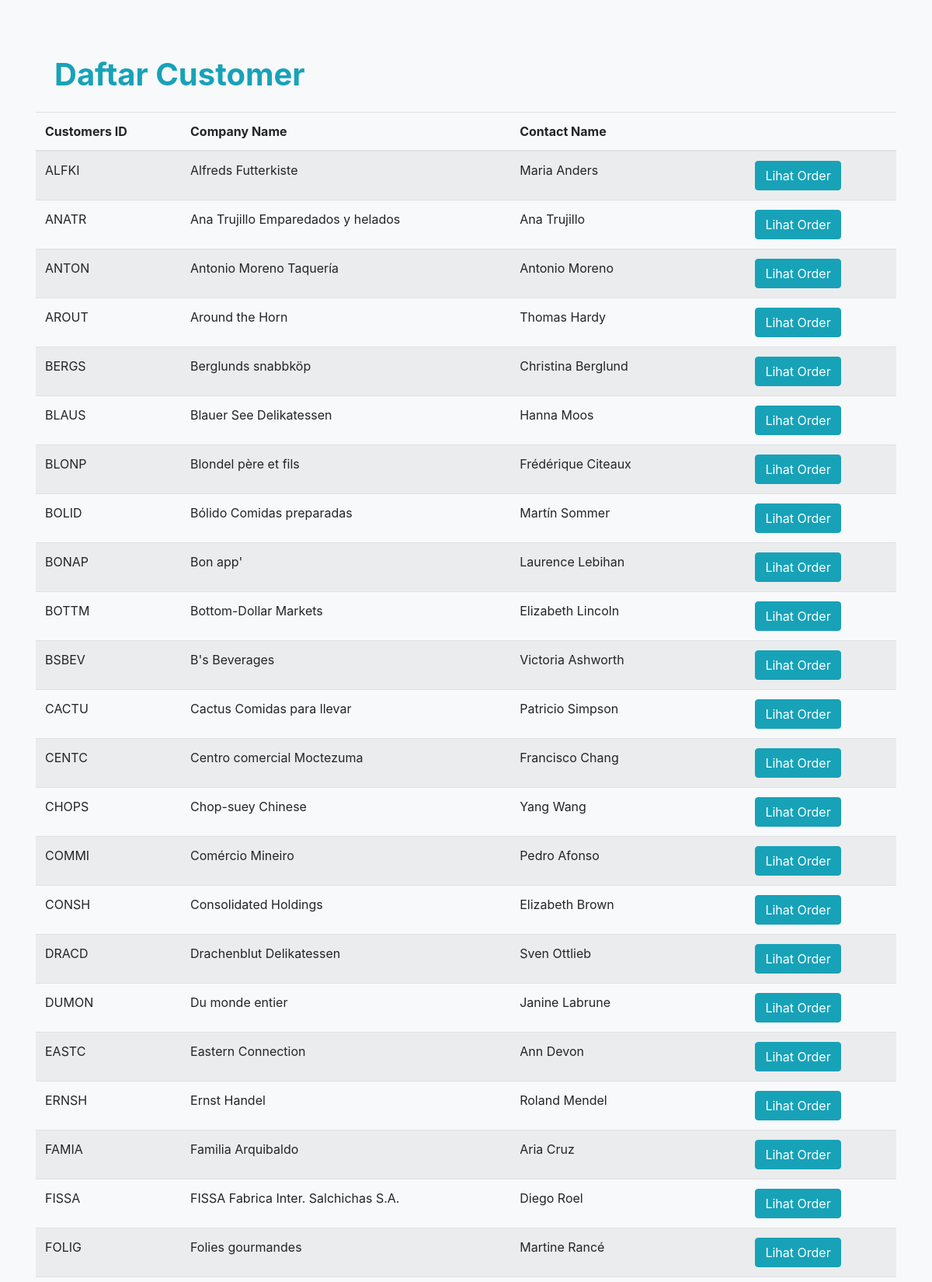
The page /customers.php (upper part) on the database its author committed.
### tables this page shows
CREATE TABLE `customers` (
  `CustomerID` varchar(5) NOT NULL default '',
  `CompanyName` varchar(40) default NULL,
  `ContactName` varchar(30) default NULL,
  `ContactTitle` varchar(30) default NULL,
  `Address` varchar(60) default NULL,
  `City` varchar(15) default NULL,
  `Region` varchar(15) default NULL,
  `PostalCode` varchar(10) default NULL,
  `Country` varchar(15) default NULL,
  `Phone` varchar(24) default NULL,
  `Fax` varchar(24) default NULL,
  PRIMARY KEY  (`CustomerID`)
);

### customers.php (the view, shortened to what this page needs)
<!DOCTYPE html>
<html lang="en">
<head>
  <link rel="stylesheet" href="css/bootstrap.min.css">
</head>
<body class="bg-light">
  <?php
  $link = mysqli_connect("localhost", "root", "", "nwind");
  $data = mysqli_query($link, "SELECT * FROM customers");
  ?>
  <div class="container bg-light p-3 my-5 rounded">
    <h1 class="text-info mt-2 ml-4 mb-auto"><b>Daftar Customer</b></h1><br>
    <table class="table table-striped">
      <thead>
        <tr>
          <th scope="col">Customers ID</th>
          <th scope="col">Company Name</th>
          <th scope="col">Contact Name</th>
          <th scope="col"></th>
        </tr>
      </thead>
      <tbody>
        <?php
        while ($row = mysqli_fetch_array($data)) {
          ?>
          <tr>
            <td>
              <?=
                $row['CustomerID'];
                $customer = $row['CustomerID'];
                ?>
            </td>
            <td><?= $row['CompanyName']; ?></td>
            <td><?= $row['ContactName']; ?></td>
            <td>
              <a href="order.php?cid=<?= $customer ?>">
                <button type="button" class="btn btn-info">Lihat Order</button>
              </a>
            </td>
          </tr>
        <?php
        }
        ?>
      </tbody>
    </table>
  </div>
</body>
</html>

### rows shown on the page
customers: CustomerID "ALFKI", CompanyName "Alfreds Futterkiste", ContactName "Maria Anders"
customers: CustomerID "ANATR", CompanyName "Ana Trujillo Emparedados y helados", ContactName "Ana Trujillo"
customers: CustomerID "ANTON", CompanyName "Antonio Moreno Taquería", ContactName "Antonio Moreno"
customers: CustomerID "AROUT", CompanyName "Around the Horn", ContactName "Thomas Hardy"
customers: CustomerID "BERGS", CompanyName "Berglunds snabbköp", ContactName "Christina Berglund"
customers: CustomerID "BLAUS", CompanyName "Blauer See Delikatessen", ContactName "Hanna Moos"
customers: CustomerID "BLONP", CompanyName "Blondel père et fils", ContactName "Frédérique Citeaux"
customers: CustomerID "BOLID", CompanyName "Bólido Comidas preparadas", ContactName "Martín Sommer"
customers: CustomerID "BONAP", CompanyName "Bon app'", ContactName "Laurence Lebihan"
customers: CustomerID "BOTTM", CompanyName "Bottom-Dollar Markets", ContactName "Elizabeth Lincoln"
customers: CustomerID "BSBEV", CompanyName "B's Beverages", ContactName "Victoria Ashworth"
customers: CustomerID "CACTU", CompanyName "Cactus Comidas para llevar", ContactName "Patricio Simpson"
customers: CustomerID "CENTC", CompanyName "Centro comercial Moctezuma", ContactName "Francisco Chang"
customers: CustomerID "CHOPS", CompanyName "Chop-suey Chinese", ContactName "Yang Wang"
customers: CustomerID "COMMI", CompanyName "Comércio Mineiro", ContactName "Pedro Afonso"
customers: CustomerID "CONSH", CompanyName "Consolidated Holdings", ContactName "Elizabeth Brown"
customers: CustomerID "DRACD", CompanyName "Drachenblut Delikatessen", ContactName "Sven Ottlieb"
customers: CustomerID "DUMON", CompanyName "Du monde entier", ContactName "Janine Labrune"
customers: CustomerID "EASTC", CompanyName "Eastern Connection", ContactName "Ann Devon"
customers: CustomerID "ERNSH", CompanyName "Ernst Handel", ContactName "Roland Mendel"
customers: CustomerID "FAMIA", CompanyName "Familia Arquibaldo", ContactName "Aria Cruz"
customers: CustomerID "FISSA", CompanyName "FISSA Fabrica Inter. Salchichas S.A.", ContactName "Diego Roel"
customers: CustomerID "FOLIG", CompanyName "Folies gourmandes", ContactName "Martine Rancé"
